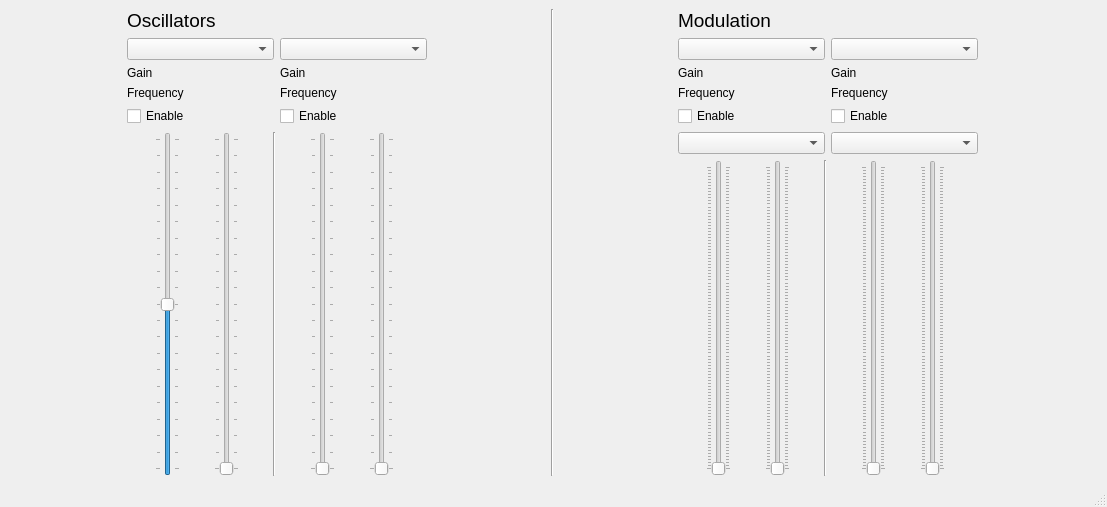
<?xml version="1.0" encoding="UTF-8"?>
<ui version="4.0">
 <class>MainWindow</class>
 <widget class="QMainWindow" name="MainWindow">
  <property name="geometry">
   <rect>
    <x>0</x>
    <y>0</y>
    <width>1107</width>
    <height>507</height>
   </rect>
  </property>
  <property name="windowTitle">
   <string>MainWindow</string>
  </property>
  <widget class="QWidget" name="centralwidget">
   <layout class="QGridLayout" name="gridLayout">
    <item row="0" column="1">
     <layout class="QVBoxLayout" name="verticalLayout">
      <item>
       <widget class="QLabel" name="label">
        <property name="minimumSize">
         <size>
          <width>300</width>
          <height>0</height>
         </size>
        </property>
        <property name="text">
         <string>&lt;html&gt;&lt;head/&gt;&lt;body&gt;&lt;p&gt;&lt;span style=&quot; font-size:14pt;&quot;&gt;Oscillators&lt;/span&gt;&lt;/p&gt;&lt;/body&gt;&lt;/html&gt;</string>
        </property>
       </widget>
      </item>
      <item>
       <layout class="QGridLayout" name="gridLayout_2">
        <item row="2" column="0">
         <widget class="QLabel" name="osc1FreqLabel">
          <property name="text">
           <string>Frequency</string>
          </property>
         </widget>
        </item>
        <item row="1" column="0">
         <widget class="QLabel" name="osc1GainLabel">
          <property name="text">
           <string>Gain</string>
          </property>
         </widget>
        </item>
        <item row="0" column="0">
         <widget class="QComboBox" name="osc1Type"/>
        </item>
        <item row="0" column="1">
         <widget class="QComboBox" name="osc2Type"/>
        </item>
        <item row="2" column="1">
         <widget class="QLabel" name="osc2FreqLabel">
          <property name="text">
           <string>Frequency</string>
          </property>
         </widget>
        </item>
        <item row="1" column="1">
         <widget class="QLabel" name="osc2GainLabel">
          <property name="text">
           <string>Gain</string>
          </property>
         </widget>
        </item>
        <item row="3" column="0">
         <widget class="QCheckBox" name="osc1Enable">
          <property name="text">
           <string>Enable</string>
          </property>
         </widget>
        </item>
        <item row="3" column="1">
         <widget class="QCheckBox" name="osc2Enable">
          <property name="text">
           <string>Enable</string>
          </property>
         </widget>
        </item>
       </layout>
      </item>
      <item>
       <layout class="QHBoxLayout" name="horizontalLayout">
        <item>
         <widget class="QSlider" name="osc1Gain">
          <property name="maximum">
           <number>200</number>
          </property>
          <property name="value">
           <number>100</number>
          </property>
          <property name="orientation">
           <enum>Qt::Vertical</enum>
          </property>
          <property name="tickPosition">
           <enum>QSlider::TicksBothSides</enum>
          </property>
          <property name="tickInterval">
           <number>10</number>
          </property>
         </widget>
        </item>
        <item>
         <widget class="QSlider" name="osc1Freq">
          <property name="maximum">
           <number>200</number>
          </property>
          <property name="singleStep">
           <number>1</number>
          </property>
          <property name="orientation">
           <enum>Qt::Vertical</enum>
          </property>
          <property name="tickPosition">
           <enum>QSlider::TicksBothSides</enum>
          </property>
          <property name="tickInterval">
           <number>10</number>
          </property>
         </widget>
        </item>
        <item>
         <widget class="Line" name="line">
          <property name="orientation">
           <enum>Qt::Vertical</enum>
          </property>
         </widget>
        </item>
        <item>
         <widget class="QSlider" name="osc2Gain">
          <property name="maximum">
           <number>200</number>
          </property>
          <property name="orientation">
           <enum>Qt::Vertical</enum>
          </property>
          <property name="tickPosition">
           <enum>QSlider::TicksBothSides</enum>
          </property>
          <property name="tickInterval">
           <number>10</number>
          </property>
         </widget>
        </item>
        <item>
         <widget class="QSlider" name="osc2Freq">
          <property name="maximum">
           <number>200</number>
          </property>
          <property name="orientation">
           <enum>Qt::Vertical</enum>
          </property>
          <property name="tickPosition">
           <enum>QSlider::TicksBothSides</enum>
          </property>
          <property name="tickInterval">
           <number>10</number>
          </property>
         </widget>
        </item>
       </layout>
      </item>
     </layout>
    </item>
    <item row="0" column="3">
     <layout class="QVBoxLayout" name="verticalLayout_2">
      <item>
       <widget class="QLabel" name="label_2">
        <property name="minimumSize">
         <size>
          <width>300</width>
          <height>0</height>
         </size>
        </property>
        <property name="text">
         <string>&lt;html&gt;&lt;head/&gt;&lt;body&gt;&lt;p&gt;&lt;span style=&quot; font-size:14pt;&quot;&gt;Modulation&lt;/span&gt;&lt;/p&gt;&lt;/body&gt;&lt;/html&gt;</string>
        </property>
       </widget>
      </item>
      <item>
       <layout class="QGridLayout" name="gridLayout_3">
        <item row="0" column="0">
         <widget class="QComboBox" name="comboBox_3"/>
        </item>
        <item row="1" column="1">
         <widget class="QLabel" name="label_8">
          <property name="text">
           <string>Gain</string>
          </property>
         </widget>
        </item>
        <item row="0" column="1">
         <widget class="QComboBox" name="comboBox_4"/>
        </item>
        <item row="2" column="0">
         <widget class="QLabel" name="label_9">
          <property name="text">
           <string>Frequency</string>
          </property>
         </widget>
        </item>
        <item row="1" column="0">
         <widget class="QLabel" name="label_7">
          <property name="text">
           <string>Gain</string>
          </property>
         </widget>
        </item>
        <item row="2" column="1">
         <widget class="QLabel" name="label_10">
          <property name="text">
           <string>Frequency</string>
          </property>
         </widget>
        </item>
        <item row="5" column="1">
         <widget class="QComboBox" name="comboBox_6"/>
        </item>
        <item row="5" column="0">
         <widget class="QComboBox" name="comboBox_5"/>
        </item>
        <item row="4" column="0">
         <widget class="QCheckBox" name="checkBox_3">
          <property name="text">
           <string>Enable</string>
          </property>
         </widget>
        </item>
        <item row="4" column="1">
         <widget class="QCheckBox" name="checkBox_4">
          <property name="text">
           <string>Enable</string>
          </property>
         </widget>
        </item>
       </layout>
      </item>
      <item>
       <layout class="QHBoxLayout" name="horizontalLayout_7">
        <item>
         <widget class="QSlider" name="verticalSlider_5">
          <property name="orientation">
           <enum>Qt::Vertical</enum>
          </property>
          <property name="tickPosition">
           <enum>QSlider::TicksBothSides</enum>
          </property>
         </widget>
        </item>
        <item>
         <widget class="QSlider" name="verticalSlider_7">
          <property name="orientation">
           <enum>Qt::Vertical</enum>
          </property>
          <property name="tickPosition">
           <enum>QSlider::TicksBothSides</enum>
          </property>
         </widget>
        </item>
        <item>
         <widget class="Line" name="line_2">
          <property name="orientation">
           <enum>Qt::Vertical</enum>
          </property>
         </widget>
        </item>
        <item>
         <widget class="QSlider" name="verticalSlider_8">
          <property name="orientation">
           <enum>Qt::Vertical</enum>
          </property>
          <property name="tickPosition">
           <enum>QSlider::TicksBothSides</enum>
          </property>
         </widget>
        </item>
        <item>
         <widget class="QSlider" name="verticalSlider_6">
          <property name="orientation">
           <enum>Qt::Vertical</enum>
          </property>
          <property name="tickPosition">
           <enum>QSlider::TicksBothSides</enum>
          </property>
         </widget>
        </item>
       </layout>
      </item>
     </layout>
    </item>
    <item row="0" column="4">
     <layout class="QVBoxLayout" name="verticalLayout_3"/>
    </item>
    <item row="0" column="2">
     <widget class="Line" name="line_3">
      <property name="orientation">
       <enum>Qt::Vertical</enum>
      </property>
     </widget>
    </item>
   </layout>
  </widget>
  <widget class="QMenuBar" name="menubar">
   <property name="geometry">
    <rect>
     <x>0</x>
     <y>0</y>
     <width>1107</width>
     <height>23</height>
    </rect>
   </property>
  </widget>
  <widget class="QStatusBar" name="statusbar"/>
 </widget>
 <resources/>
 <connections/>
</ui>
